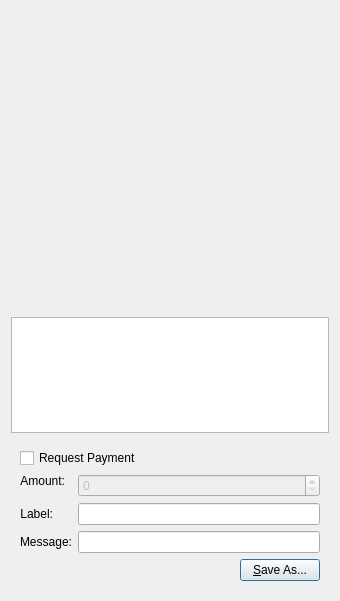
<?xml version="1.0" encoding="UTF-8"?>
<ui version="4.0">
 <class>QRCodeDialog</class>
 <widget class="QDialog" name="QRCodeDialog">
  <property name="geometry">
   <rect>
    <x>0</x>
    <y>0</y>
    <width>340</width>
    <height>601</height>
   </rect>
  </property>
  <property name="windowTitle">
   <string>QR Code Dialog</string>
  </property>
 
  <layout class="QVBoxLayout" name="verticalLayout_3">
   <item>
    <widget class="QLabel" name="lblQRCode">
     <property name="sizePolicy">
      <sizepolicy hsizetype="Expanding" vsizetype="Expanding">
       <horstretch>0</horstretch>
       <verstretch>0</verstretch>
      </sizepolicy>
     </property>
     <property name="minimumSize">
      <size>
       <width>300</width>
       <height>300</height>
      </size>
     </property>
     <property name="textFormat">
      <enum>Qt::PlainText</enum>
     </property>
     <property name="alignment">
      <set>Qt::AlignCenter</set>
     </property>
     <property name="wordWrap">
      <bool>true</bool>
     </property>
    </widget>
   </item>
   <item>
    <widget class="QPlainTextEdit" name="outUri">
     <property name="sizePolicy">
      <sizepolicy hsizetype="Expanding" vsizetype="Minimum">
       <horstretch>0</horstretch>
       <verstretch>0</verstretch>
      </sizepolicy>
     </property>
     <property name="minimumSize">
      <size>
       <width>0</width>
       <height>50</height>
      </size>
     </property>
     <property name="tabChangesFocus">
      <bool>true</bool>
     </property>
     <property name="textInteractionFlags">
      <set>Qt::TextSelectableByKeyboard|Qt::TextSelectableByMouse</set>
     </property>
    </widget>
   </item>
   <item>
    <widget class="QWidget" name="widget" native="true">
     <layout class="QVBoxLayout" name="verticalLayout_2">
      <item>
       <widget class="QCheckBox" name="chkReqPayment">
        <property name="enabled">
         <bool>true</bool>
        </property>
        <property name="text">
         <string>Request Payment</string>
        </property>
       </widget>
      </item>
      <item>
       <layout class="QFormLayout" name="formLayout">
        <property name="fieldGrowthPolicy">
         <enum>QFormLayout::AllNonFixedFieldsGrow</enum>
        </property>
        <item row="1" column="0">
         <widget class="QLabel" name="lblLabel">
          <property name="text">
           <string>Label:</string>
          </property>
          <property name="textFormat">
           <enum>Qt::PlainText</enum>
          </property>
          <property name="alignment">
           <set>Qt::AlignRight|Qt::AlignTrailing|Qt::AlignVCenter</set>
          </property>
          <property name="buddy">
           <cstring>lnLabel</cstring>
          </property>
         </widget>
        </item>
        <item row="1" column="1">
         <widget class="QLineEdit" name="lnLabel"/>
        </item>
        <item row="2" column="0">
         <widget class="QLabel" name="lblMessage">
          <property name="text">
           <string>Message:</string>
          </property>
          <property name="textFormat">
           <enum>Qt::PlainText</enum>
          </property>
          <property name="alignment">
           <set>Qt::AlignRight|Qt::AlignTrailing|Qt::AlignVCenter</set>
          </property>
          <property name="buddy">
           <cstring>lnMessage</cstring>
          </property>
         </widget>
        </item>
        <item row="2" column="1">
         <widget class="QLineEdit" name="lnMessage"/>
        </item>
        <item row="0" column="0">
         <widget class="QLabel" name="lblAmount">
          <property name="sizePolicy">
           <sizepolicy hsizetype="Preferred" vsizetype="Maximum">
            <horstretch>0</horstretch>
            <verstretch>0</verstretch>
           </sizepolicy>
          </property>
          <property name="text">
           <string>Amount:</string>
          </property>
          <property name="textFormat">
           <enum>Qt::PlainText</enum>
          </property>
          <property name="alignment">
           <set>Qt::AlignRight|Qt::AlignTrailing|Qt::AlignVCenter</set>
          </property>
          <property name="buddy">
           <cstring>lnReqAmount</cstring>
          </property>
         </widget>
        </item>
        <item row="0" column="1">
         <widget class="BitcoinAmountField" name="lnReqAmount">
          <property name="enabled">
           <bool>false</bool>
          </property>
          <property name="minimumSize">
           <size>
            <width>80</width>
            <height>0</height>
           </size>
          </property>
         </widget>
        </item>
       </layout>
      </item>
      <item>
       <layout class="QHBoxLayout" name="horizontalLayout">
        <item>
         <spacer name="horizontalSpacer">
          <property name="orientation">
           <enum>Qt::Horizontal</enum>
          </property>
          <property name="sizeHint" stdset="0">
           <size>
            <width>40</width>
            <height>20</height>
           </size>
          </property>
         </spacer>
        </item>
        <item>
         <widget class="QPushButton" name="btnSaveAs">
          <property name="text">
           <string>&amp;Save As...</string>
          </property>
         </widget>
        </item>
       </layout>
      </item>
     </layout>
    </widget>
   </item>
  </layout>
 </widget>
 <customwidgets>
  <customwidget>
   <class>BitcoinAmountField</class>
   <extends>QSpinBox</extends>
   <header>bitcoinamountfield.h</header>
   <container>1</container>
  </customwidget>
 </customwidgets>
 <resources/>
 <connections>
  <connection>
   <sender>chkReqPayment</sender>
   <signal>clicked(bool)</signal>
   <receiver>lnReqAmount</receiver>
   <slot>setEnabled(bool)</slot>
   <hints>
    <hint type="sourcelabel">
     <x>92</x>
     <y>285</y>
    </hint>
    <hint type="destinationlabel">
     <x>98</x>
     <y>311</y>
    </hint>
   </hints>
  </connection>
 </connections>
</ui>
